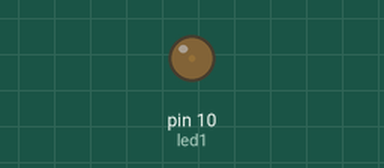
Recording of a sketch running on a simulated Arduino Uno, built with avr-gcc and run on an emulated ATmega328P. Parts: output pins drawn as LEDs (lit = HIGH).

Above: at 0.05 s.
At 1.15 s:
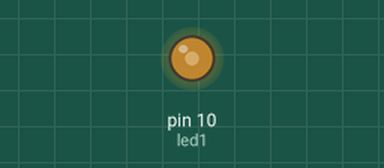
At 2.3 s:
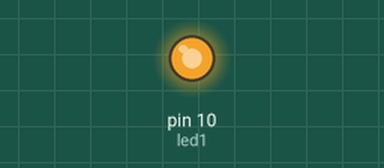
At 4.6 s:
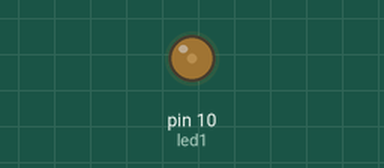
Timing chart, 0 to 6.7 s (numbered marks = the images above):
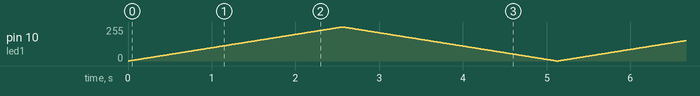

The sketch:

led_fade_by_PWM_pin.ino
```cpp
int led1=10;

void setup() {
  // put your setup code here, to run once:
  pinMode(10, OUTPUT);

}

void loop() {
  // put your main code here, to run repeatedly:
// analogWrite(led, duty_cycle);       0-----255
                                    // low---high
for(int i=0; i<=255; i++){
  analogWrite(led1, i);
  delay(10);
}
for(int i=255; i>=0; i--){
  analogWrite(led1, i);
  delay(10);
}

}
```
